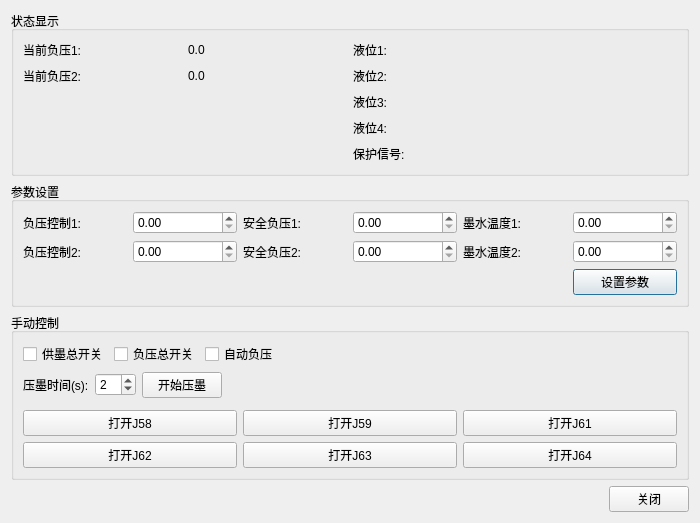
<?xml version="1.0" encoding="UTF-8"?>
<ui version="4.0">
 <class>AirInkDialog</class>
 <widget class="QDialog" name="AirInkDialog">
  <property name="geometry">
   <rect>
    <x>0</x>
    <y>0</y>
    <width>700</width>
    <height>500</height>
   </rect>
  </property>
  <property name="windowTitle">
   <string>气墨系统控制</string>
  </property>
  <layout class="QVBoxLayout" name="verticalLayout">
   <item>
    <widget class="QGroupBox" name="groupBox_2">
     <property name="title">
      <string>状态显示</string>
     </property>
     <layout class="QGridLayout" name="gridLayout_2">
      <item row="0" column="0">
       <widget class="QLabel" name="label_7">
        <property name="text">
         <string>当前负压1:</string>
        </property>
       </widget>
      </item>
      <item row="0" column="1">
       <widget class="QLabel" name="labelCurrentPress1">
        <property name="text">
         <string>0.0</string>
        </property>
       </widget>
      </item>
      <item row="0" column="2">
       <widget class="QLabel" name="label_11">
        <property name="text">
         <string>液位1:</string>
        </property>
       </widget>
      </item>
      <item row="0" column="3">
       <widget class="QLabel" name="labelInkLevel1">
        <property name="minimumSize">
         <size>
          <width>20</width>
          <height>20</height>
         </size>
        </property>
        <property name="text">
         <string/>
        </property>
       </widget>
      </item>
      <item row="1" column="0">
       <widget class="QLabel" name="label_8">
        <property name="text">
         <string>当前负压2:</string>
        </property>
       </widget>
      </item>
      <item row="1" column="1">
       <widget class="QLabel" name="labelCurrentPress2">
        <property name="text">
         <string>0.0</string>
        </property>
       </widget>
      </item>
      <item row="1" column="2">
       <widget class="QLabel" name="label_12">
        <property name="text">
         <string>液位2:</string>
        </property>
       </widget>
      </item>
      <item row="1" column="3">
       <widget class="QLabel" name="labelInkLevel2">
        <property name="minimumSize">
         <size>
          <width>20</width>
          <height>20</height>
         </size>
        </property>
        <property name="text">
         <string/>
        </property>
       </widget>
      </item>
      <item row="2" column="2">
       <widget class="QLabel" name="label_13">
        <property name="text">
         <string>液位3:</string>
        </property>
       </widget>
      </item>
      <item row="2" column="3">
       <widget class="QLabel" name="labelInkLevel3">
        <property name="minimumSize">
         <size>
          <width>20</width>
          <height>20</height>
         </size>
        </property>
        <property name="text">
         <string/>
        </property>
       </widget>
      </item>
      <item row="3" column="2">
       <widget class="QLabel" name="label_14">
        <property name="text">
         <string>液位4:</string>
        </property>
       </widget>
      </item>
      <item row="3" column="3">
       <widget class="QLabel" name="labelInkLevel4">
        <property name="minimumSize">
         <size>
          <width>20</width>
          <height>20</height>
         </size>
        </property>
        <property name="text">
         <string/>
        </property>
       </widget>
      </item>
      <item row="4" column="2">
       <widget class="QLabel" name="label_15">
        <property name="text">
         <string>保护信号:</string>
        </property>
       </widget>
      </item>
      <item row="4" column="3">
       <widget class="QLabel" name="labelInkLevelProtect">
        <property name="minimumSize">
         <size>
          <width>20</width>
          <height>20</height>
         </size>
        </property>
        <property name="text">
         <string/>
        </property>
       </widget>
      </item>
     </layout>
    </widget>
   </item>
   <item>
    <widget class="QGroupBox" name="groupBox">
     <property name="title">
      <string>参数设置</string>
     </property>
     <layout class="QGridLayout" name="gridLayout">
      <item row="0" column="0">
       <widget class="QLabel" name="label">
        <property name="text">
         <string>负压控制1:</string>
        </property>
       </widget>
      </item>
      <item row="0" column="1">
       <widget class="QDoubleSpinBox" name="spinBoxPress1"/>
      </item>
      <item row="0" column="2">
       <widget class="QLabel" name="label_2">
        <property name="text">
         <string>安全负压1:</string>
        </property>
       </widget>
      </item>
      <item row="0" column="3">
       <widget class="QDoubleSpinBox" name="spinBoxSafePress1"/>
      </item>
      <item row="0" column="4">
       <widget class="QLabel" name="label_5">
        <property name="text">
         <string>墨水温度1:</string>
        </property>
       </widget>
      </item>
      <item row="0" column="5">
       <widget class="QDoubleSpinBox" name="spinBoxInkTemp1"/>
      </item>
      <item row="1" column="0">
       <widget class="QLabel" name="label_3">
        <property name="text">
         <string>负压控制2:</string>
        </property>
       </widget>
      </item>
      <item row="1" column="1">
       <widget class="QDoubleSpinBox" name="spinBoxPress2"/>
      </item>
      <item row="1" column="2">
       <widget class="QLabel" name="label_4">
        <property name="text">
         <string>安全负压2:</string>
        </property>
       </widget>
      </item>
      <item row="1" column="3">
       <widget class="QDoubleSpinBox" name="spinBoxSafePress2"/>
      </item>
      <item row="1" column="4">
       <widget class="QLabel" name="label_6">
        <property name="text">
         <string>墨水温度2:</string>
        </property>
       </widget>
      </item>
      <item row="1" column="5">
       <widget class="QDoubleSpinBox" name="spinBoxInkTemp2"/>
      </item>
      <item row="2" column="5">
       <widget class="QPushButton" name="buttonSetParams">
        <property name="text">
         <string>设置参数</string>
        </property>
       </widget>
      </item>
     </layout>
    </widget>
   </item>
   <item>
    <widget class="QGroupBox" name="groupBox_3">
     <property name="title">
      <string>手动控制</string>
     </property>
     <layout class="QVBoxLayout" name="verticalLayout_2">
      <item>
       <layout class="QHBoxLayout" name="horizontalLayout">
        <item>
         <widget class="QCheckBox" name="checkEnableSupply">
          <property name="text">
           <string>供墨总开关</string>
          </property>
         </widget>
        </item>
        <item>
         <widget class="QCheckBox" name="checkEnablePress">
          <property name="text">
           <string>负压总开关</string>
          </property>
         </widget>
        </item>
        <item>
         <widget class="QCheckBox" name="checkEnableAutoPress">
          <property name="text">
           <string>自动负压</string>
          </property>
         </widget>
        </item>
        <item>
         <spacer name="horizontalSpacer_2">
          <property name="orientation">
           <enum>Qt::Horizontal</enum>
          </property>
          <property name="sizeHint" stdset="0">
           <size>
            <width>40</width>
            <height>20</height>
           </size>
          </property>
         </spacer>
        </item>
       </layout>
      </item>
      <item>
       <layout class="QHBoxLayout" name="horizontalLayout_2">
        <item>
         <widget class="QLabel" name="label_9">
          <property name="text">
           <string>压墨时间(s):</string>
          </property>
         </widget>
        </item>
        <item>
         <widget class="QSpinBox" name="spinBoxPushTime">
          <property name="value">
           <number>2</number>
          </property>
         </widget>
        </item>
        <item>
         <widget class="QPushButton" name="buttonPushInk">
          <property name="text">
           <string>开始压墨</string>
          </property>
         </widget>
        </item>
        <item>
         <spacer name="horizontalSpacer_3">
          <property name="orientation">
           <enum>Qt::Horizontal</enum>
          </property>
          <property name="sizeHint" stdset="0">
           <size>
            <width>40</width>
            <height>20</height>
           </size>
          </property>
         </spacer>
        </item>
       </layout>
      </item>
      <item>
       <widget class="Line" name="line"/>
      </item>
      <item>
       <layout class="QGridLayout" name="gridLayout_3">
        <item row="0" column="0">
         <widget class="QPushButton" name="buttonOut1">
          <property name="text">
           <string>打开J58</string>
          </property>
         </widget>
        </item>
        <item row="0" column="1">
         <widget class="QPushButton" name="buttonOut2">
          <property name="text">
           <string>打开J59</string>
          </property>
         </widget>
        </item>
        <item row="0" column="2">
         <widget class="QPushButton" name="buttonOut3">
          <property name="text">
           <string>打开J61</string>
          </property>
         </widget>
        </item>
        <item row="1" column="0">
         <widget class="QPushButton" name="buttonOut4">
          <property name="text">
           <string>打开J62</string>
          </property>
         </widget>
        </item>
        <item row="1" column="1">
         <widget class="QPushButton" name="buttonOut5">
          <property name="text">
           <string>打开J63</string>
          </property>
         </widget>
        </item>
        <item row="1" column="2">
         <widget class="QPushButton" name="buttonOut6">
          <property name="text">
           <string>打开J64</string>
          </property>
         </widget>
        </item>
       </layout>
      </item>
     </layout>
    </widget>
   </item>
   <item>
    <spacer name="verticalSpacer">
     <property name="orientation">
      <enum>Qt::Vertical</enum>
     </property>
     <property name="sizeHint" stdset="0">
      <size>
       <width>20</width>
       <height>12</height>
      </size>
     </property>
    </spacer>
   </item>
   <item>
    <layout class="QHBoxLayout" name="horizontalLayout_4">
     <item>
      <spacer name="horizontalSpacer">
       <property name="orientation">
        <enum>Qt::Horizontal</enum>
       </property>
       <property name="sizeHint" stdset="0">
        <size>
         <width>40</width>
         <height>20</height>
        </size>
       </property>
      </spacer>
     </item>
     <item>
      <widget class="QPushButton" name="buttonClose">
       <property name="text">
        <string>关闭</string>
       </property>
      </widget>
     </item>
    </layout>
   </item>
  </layout>
 </widget>
 <resources/>
 <connections/>
</ui>
